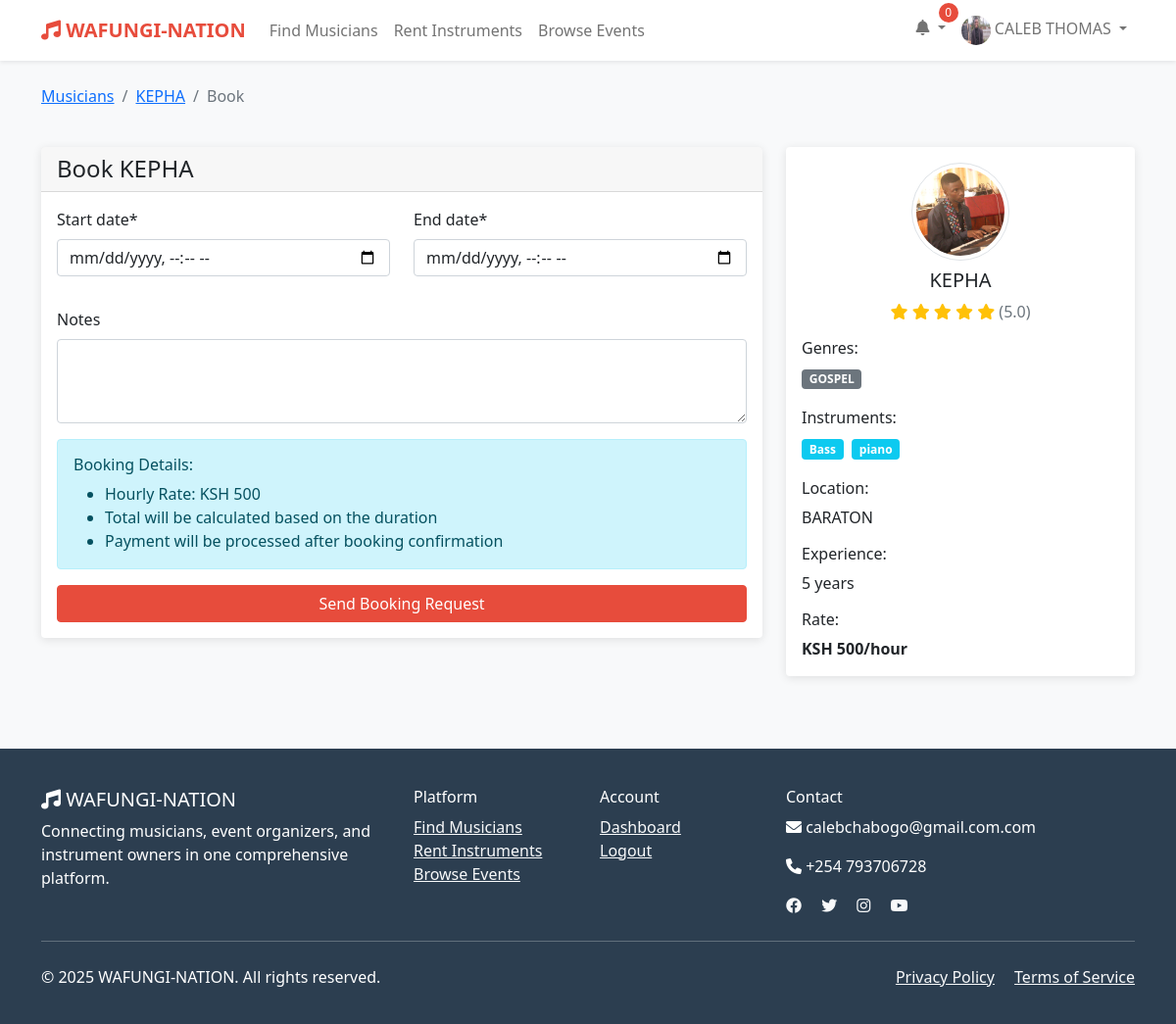
/musicians/2/book/ (signed in), run on the app's committed database.
### wafungi/models.py (models this page shows, shortened)
class User(AbstractUser):
    USER_TYPES = (
        ('musician', 'Musician'),
        ('organizer', 'Event Organizer'),
        ('instrument_owner', 'Instrument Owner'),
        ('client', 'Client'),
    )
    user_type = models.CharField(max_length=20, choices=USER_TYPES)
    phone = models.CharField(max_length=15, blank=True)
    location = models.CharField(max_length=100, blank=True)
    profile_picture = models.ImageField(upload_to='profiles/', blank=True, null=True)
    bio = models.TextField(blank=True)
    is_verified = models.BooleanField(default=False)
    created_at = models.DateTimeField(auto_now_add=True)
    updated_at = models.DateTimeField(auto_now=True)

class MusicianProfile(models.Model):
    user = models.OneToOneField(User, on_delete=models.CASCADE)
    stage_name = models.CharField(max_length=100, blank=True)
    genres = models.ManyToManyField(Genre)
    instruments = models.ManyToManyField(Instrument)
    experience_years = models.PositiveIntegerField(default=0)
    hourly_rate = models.DecimalField(max_digits=10, decimal_places=2, default=0)
    availability_status = models.BooleanField(default=True)
    portfolio_url = models.URLField(blank=True)
    sample_audio = models.FileField(upload_to='audio_samples/', blank=True, null=True)
    rating = models.DecimalField(max_digits=3, decimal_places=2, default=0.0)
    total_gigs = models.PositiveIntegerField(default=0)

class Genre(models.Model):
    name = models.CharField(max_length=50, unique=True)
    description = models.TextField(blank=True)

class Instrument(models.Model):
    name = models.CharField(max_length=50, unique=True)
    category = models.CharField(max_length=50)

### wafungi/views.py (the view)
# urls.py: path('musicians/<int:musician_id>/book/', views.book_musician, name='book_musician'),
@login_required
def book_musician(request, musician_id):
    musician = get_object_or_404(MusicianProfile, id=musician_id)
    if request.user == musician.user:
        messages.error(request, 'You cannot book yourself.')
        return redirect('musician_detail', musician_id)
    if request.method == 'POST':
        form = BookingForm(request.POST)
        if form.is_valid():
            booking = form.save(commit=False)
            booking.client = request.user
            booking.musician = musician.user
            start_date = form.cleaned_data['start_date']
            end_date = form.cleaned_data['end_date']
            if end_date <= start_date:
                messages.error(request, 'End date must be after start date.')
                return render(request, 'wafungi/book_musician.html', {
                    'form': form,
                    'musician': musician
                })
            duration = end_date - start_date
            hours = duration.total_seconds() / 3600
            subtotal = float(musician.hourly_rate) * hours
            service_fee = subtotal * 0.05  # 5% service fee
            booking.total_amount = subtotal + service_fee
            booking.save()
            Notification.objects.create(
                user=musician.user,
                title='New Booking Request',
                message=f'{request.user.get_full_name() or request.user.username} has requested to book you for {hours:.1f} hours.'
            )
            messages.success(request, 'Booking request sent successfully!')
            return redirect('booking_detail', booking.id)
    else:
        form = BookingForm()
    return render(request, 'wafungi/book_musician.html', {
        'form': form,
        'musician': musician
    })

### wafungi/forms.py
class BookingForm(forms.ModelForm):
    class Meta:
        model = Booking
        fields = ('start_date', 'end_date', 'notes')
        widgets = {
            'start_date': forms.DateTimeInput(attrs={'type': 'datetime-local'}),
            'end_date': forms.DateTimeInput(attrs={'type': 'datetime-local'}),
            'notes': forms.Textarea(attrs={'rows': 3}),
        }
    def __init__(self, *args, **kwargs):
        super().__init__(*args, **kwargs)
        self.helper = FormHelper()
        self.helper.layout = Layout(
            Row(
                Column('start_date', css_class='form-group col-md-6 mb-0'),
                Column('end_date', css_class='form-group col-md-6 mb-0'),
                css_class='form-row'
            ),
            'notes',
            Submit('submit', 'Send Booking Request', css_class='btn btn-primary')
        )

### wafungi/templatetags/wafungi_filters.py (called while the page is built)
@register.filter
def ksh_currency(value):
    try:
        return f"KSH {float(value):,.0f}"
    except (ValueError, TypeError):
        return "KSH 0"

### templates/wafungi/book_musician.html (shortened to what this page needs)
{% extends 'base.html' %}
{% load wafungi_filters %}
{% load crispy_forms_tags %}
{% block content %}
<div class="container py-4">
    <div class="row">
        <div class="col-12 mb-4">
            <nav aria-label="breadcrumb">
                <ol class="breadcrumb">
                    <li class="breadcrumb-item"><a href="{% url 'search_musicians' %}">Musicians</a></li>
                    <li class="breadcrumb-item"><a href="{% url 'musician_detail' musician.id %}">{{ musician.stage_name|default:musician.user.get_full_name }}</a></li>
                    <li class="breadcrumb-item active" aria-current="page">Book</li>
                </ol>
            </nav>
        </div>
    </div>
    <div class="row">
        <div class="col-md-8">
            <div class="card">
                <div class="card-header">
                    <h4 class="mb-0">Book {{ musician.stage_name|default:musician.user.get_full_name }}</h4>
                </div>
                <div class="card-body">
                    <form method="post">
                        <div class="row mb-3">
                            <div class="col-md-6">
                                {{ form.start_date|as_crispy_field }}
                            </div>
                            <div class="col-md-6">
                                {{ form.end_date|as_crispy_field }}
                            </div>
                        </div>
                        <div class="mb-3">
                            {{ form.notes|as_crispy_field }}
                        </div>
                        <div class="alert alert-info">
                            <h6>Booking Details:</h6>
                            <ul class="mb-0">
                                <li>Hourly Rate: {{ musician.hourly_rate|ksh_currency }}</li>
                                <li>Total will be calculated based on the duration</li>
                                <li>Payment will be processed after booking confirmation</li>
                            </ul>
                        </div>
                        <div class="d-grid gap-2">
                            <button type="submit" class="btn btn-primary">Send Booking Request</button>
                        </div>
                    </form>
                </div>
            </div>
        </div>
        <div class="col-md-4">
            <div class="card">
                <div class="card-body">
                    <div class="text-center mb-3">
                        {% if musician.user.profile_picture %}
                            <img src="{{ musician.user.profile_picture.url }}" class="rounded-circle img-thumbnail" style="width: 100px; height: 100px; object-fit: cover;" alt="{{ musician.stage_name }}">
                        {% else %}
                            <div class="rounded-circle bg-light d-flex align-items-center justify-content-center mx-auto" style="width: 100px; height: 100px;">
                                <i class="fas fa-user-circle fa-4x text-muted"></i>
                            </div>
                        {% endif %}
                        <h5 class="mt-2">{{ musician.stage_name|default:musician.user.get_full_name }}</h5>
                        <div class="rating">
                            {% for i in "12345" %}
                                {% if forloop.counter <= musician.rating %}
                                    <i class="fas fa-star"></i>
                                {% else %}
                                    <i class="far fa-star"></i>
                                {% endif %}
                            {% endfor %}
                            <span class="text-muted">({{ musician.rating|floatformat:1 }})</span>
                        </div>
                    </div>
                    <div class="mb-3">
                        <h6>Genres:</h6>
                        <div>
                            {% for genre in musician.genres.all %}
                                <span class="badge bg-secondary me-1 mb-1">{{ genre.name }}</span>
                            {% endfor %}
                        </div>
                    </div>
                    <div class="mb-3">
                        <h6>Instruments:</h6>
                        <div>
                            {% for instrument in musician.instruments.all %}
                                <span class="badge bg-info me-1 mb-1">{{ instrument.name }}</span>
                            {% endfor %}
                        </div>
                    </div>
                    <div class="mb-3">
                        <h6>Location:</h6>
                        <p class="mb-0">{{ musician.user.location|default:"Not specified" }}</p>
                    </div>
                    <div class="mb-3">
                        <h6>Experience:</h6>
                        <p class="mb-0">{{ musician.experience_years }} years</p>
                    </div>
                    <div class="mb-0">
                        <h6>Rate:</h6>
                        <p class="mb-0 fw-bold">{{ musician.hourly_rate|ksh_currency }}/hour</p>
                    </div>
                </div>
            </div>
        </div>
    </div>
</div>
{% endblock %}

### templates/base.html (shortened to what this page needs)
<!DOCTYPE html>
<html lang="en">
<head>
    <link href="https://cdn.jsdelivr.net/npm/bootstrap@5.1.3/dist/css/bootstrap.min.css" rel="stylesheet">
    <link rel="stylesheet" href="https://cdnjs.cloudflare.com/ajax/libs/font-awesome/6.0.0/css/all.min.css">
</head>
<body>
    <nav class="navbar navbar-expand-lg navbar-light bg-white shadow-sm">
        <div class="container">
            <a class="navbar-brand" href="{% url 'home' %}">
                <i class="fas fa-music"></i> WAFUNGI-NATION
            </a>
            <div class="collapse navbar-collapse" id="navbarNav">
                <ul class="navbar-nav me-auto">
                    <li class="nav-item">
                        <a class="nav-link" href="{% url 'search_musicians' %}">Find Musicians</a>
                    </li>
                    <li class="nav-item">
                        <a class="nav-link" href="{% url 'search_instruments' %}">Rent Instruments</a>
                    </li>
                    <li class="nav-item">
                        <a class="nav-link" href="{% url 'browse_events' %}">Browse Events</a>
                    </li>
                </ul>
                <ul class="navbar-nav">
                    {% if user.is_authenticated %}
                        <li class="nav-item dropdown">
                            <a class="nav-link dropdown-toggle" href="#" id="notificationDropdown" role="button" data-bs-toggle="dropdown">
                                <i class="fas fa-bell"></i>
                                <span class="notification-badge" id="notificationCount">0</span>
                            </a>
                        </li>
                        <li class="nav-item dropdown">
                            <a class="nav-link dropdown-toggle" href="#" id="navbarDropdown" role="button" data-bs-toggle="dropdown">
                                {% if user.profile_picture %}
                                    <img src="{{ user.profile_picture.url }}" alt="Profile" class="rounded-circle" width="30" height="30">
                                {% else %}
                                    <i class="fas fa-user-circle"></i>
                                {% endif %}
                                {{ user.get_full_name|default:user.username }}
                            </a>
                        </li>
                    {% endif %}
                </ul>
            </div>
        </div>
    </nav>
    <main>
        {% block content %}{% endblock %}
    </main>
    <footer>
        <div class="container">
            <div class="row">
                <div class="col-md-4">
                    <h5><i class="fas fa-music"></i> WAFUNGI-NATION</h5>
                    <p>Connecting musicians, event organizers, and instrument owners in one comprehensive platform.</p>
                </div>
                <div class="col-md-2">
                    <h6>Platform</h6>
                    <ul class="list-unstyled">
                        <li><a href="{% url 'search_musicians' %}" class="text-light">Find Musicians</a></li>
                        <li><a href="{% url 'search_instruments' %}" class="text-light">Rent Instruments</a></li>
                        <li><a href="{% url 'browse_events' %}" class="text-light">Browse Events</a></li>
                    </ul>
                </div>
                <div class="col-md-2">
                    <h6>Account</h6>
                    <ul class="list-unstyled">
                        {% if user.is_authenticated %}
                            <li><a href="{% url 'dashboard' %}" class="text-light">Dashboard</a></li>
                            <li><a href="{% url 'logout' %}" class="text-light">Logout</a></li>
                        {% else %}
                            <li><a href="{% url 'login' %}" class="text-light">Login</a></li>
                            <li><a href="{% url 'register' %}" class="text-light">Register</a></li>
                        {% endif %}
                    </ul>
                </div>
                <div class="col-md-4">
                    <h6>Contact</h6>
                    <p><i class="fas fa-envelope"></i> calebchabogo@gmail.com.com</p>
                    <p><i class="fas fa-phone"></i> +254 793706728</p>
                    <div class="social-links">
                        <a href="#" class="text-light me-3"><i class="fab fa-facebook"></i></a>
                        <a href="#" class="text-light me-3"><i class="fab fa-twitter"></i></a>
                        <a href="#" class="text-light me-3"><i class="fab fa-instagram"></i></a>
                        <a href="#" class="text-light"><i class="fab fa-youtube"></i></a>
                    </div>
                </div>
            </div>
            <hr class="my-4">
            <div class="row">
                <div class="col-md-6">
                    <p>&copy; 2025 WAFUNGI-NATION. All rights reserved.</p>
                </div>
                <div class="col-md-6 text-end">
                    <a href="#" class="text-light me-3">Privacy Policy</a>
                    <a href="#" class="text-light">Terms of Service</a>
                </div>
            </div>
        </div>
    </footer>
</body>
</html>

### templates/base.html (style rules this page uses)
:root { --primary-color: #e74c3c; --secondary-color: #3498db; --accent-color: #f39c12; --dark-color: #2c3e50; --light-color: #ecf0f1; }
body { font-family: 'Segoe UI', Tahoma, Geneva, Verdana, sans-serif; background-color: #f8f9fa; }
.navbar-brand { font-weight: bold; color: var(--primary-color) !important; }
.btn-primary { background-color: var(--primary-color); border-color: var(--primary-color); }
.card { border: none; box-shadow: 0 2px 10px rgba(0,0,0,0.1); transition: transform 0.2s; }
.notification-badge { position: absolute; top: -5px; right: -5px; background: var(--primary-color); color: white; border-radius: 50%; width: 20px; height: 20px; font-size: 12px; display: flex; align-items: center; justify-content: center; }
.rating { color: #ffc107; }
footer { background-color: var(--dark-color); color: white; padding: 40px 0 20px; margin-top: 50px; }

### data on the page
User: profile_picture (picture), get_full_name "CALEB THOMAS"
MusicianProfile: stage_name "KEPHA", hourly_rate|ksh_currency "KSH 500", user.profile_picture (picture), rating "5.0", user.location "BARATON", experience_years "5"
Genre: name "GOSPEL"
Instrument: name "Bass"
Instrument: name "piano"
